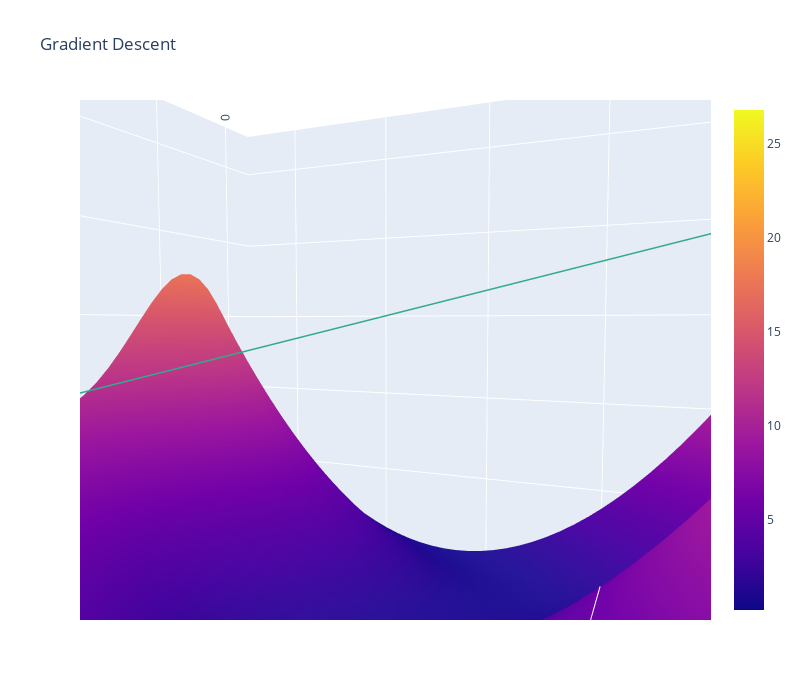

The notebook cell this image was saved under:
### Code cell
# Run me to see another 3D plot (gradient descent with decaying alpha)
plot_3d(thetas_decay[:, 0], thetas_decay[:, 1], loss_decay, average_squared_loss, sin_model, x, y)

### Figure 1 — Plotly figure (JSON) as saved in the notebook; plotly's stock layout.template omitted (floating-point values rounded to 4 significant figures; data arrays with more than 128 entries replaced by an {"elided": "..."} marker saying what was removed)
{"data": [{"line": {"color": "rgb(50,170, 140)", "width": 3}, "marker": {"color": [-20.86, -9.285, -0.9288, -0.6306, -0.5179, -0.4536, -0.4114, -0.3815, -0.3593, -0.3421, -0.3284, -0.3173, -0.3081, -0.3003, -0.2937, -0.2881, -0.2832, -0.2788, -0.275, -0.2716, -0.2686], "colorscale": [[0, "#440154"], [0.1111, "#482878"], [0.2222, "#3e4989"], [0.3333, "#31688e"], [0.4444, "#26828e"], [0.5556, "#1f9e89"], [0.6667, "#35b779"], [0.7778, "#6ece58"], [0.8889, "#b5de2b"], [1, "#fde725"]], "size": 4}, "type": "scatter3d", "x": [0, 2.601, 1.752, 1.661, 1.627, 1.609, 1.597, 1.588, 1.581, 1.576, 1.571, 1.568, 1.565, 1.562, 1.56, 1.557, 1.556, 1.554, 1.552, 1.551, 1.55], "y": [0, 2.601, 2.596, 2.658, 2.702, 2.734, 2.759, 2.778, 2.793, 2.806, 2.817, 2.827, 2.835, 2.843, 2.849, 2.855, 2.86, 2.865, 2.869, 2.873, 2.877], "z": [20.86, 9.285, 0.9288, 0.6306, 0.5179, 0.4536, 0.4114, 0.3815, 0.3593, 0.3421, 0.3284, 0.3173, 0.3081, 0.3003, 0.2937, 0.2881, 0.2832, 0.2788, 0.275, 0.2716, 0.2686]}, {"type": "surface", "x": [-0.1, -0.04284, 0.01433, 0.07149, 0.1287, 0.1858, 0.243, 0.3002, 0.3573, 0.4145, 0.4716, 0.5288, 0.586, 0.6431, 0.7003, 0.7575, 0.8146, 0.8718, 0.929, 0.9861, 1.043, 1.1, 1.158, 1.215, 1.272, 1.329, 1.386, 1.443, 1.501, 1.558, 1.615, 1.672, 1.729, 1.786, 1.844, 1.901, 1.958, 2.015, 2.072, 2.129, 2.187, 2.244, 2.301, 2.358, 2.415, 2.472, 2.53, 2.587, 2.644, 2.701], "y": [-0.1, -0.0372, 0.0256, 0.08839, 0.1512, 0.214, 0.2768, 0.3396, 0.4024, 0.4652, 0.528, 0.5908, 0.6536, 0.7164, 0.7792, 0.842, 0.9048, 0.9676, 1.03, 1.093, 1.156, 1.219, 1.282, 1.344, 1.407, 1.47, 1.533, 1.596, 1.658, 1.721, 1.784, 1.847, 1.91, 1.972, 2.035, 2.098, 2.161, 2.224, 2.286, 2.349, 2.412, 2.475, 2.538, 2.6, 2.663, 2.726, 2.789, 2.851, 2.914, 2.977], "z": {"elided": "50x50 float values"}}], "layout": {"autosize": true, "height": 700, "scene": {"aspectmode": "manual", "aspectratio": {"x": 1, "y": 1, "z": 0.7}, "camera": {"center": {"x": 0, "y": 0, "z": 0}, "eye": {"x": -0.1837, "y": 0.4206, "z": 0.02789}, "projection": {"type": "perspective"}, "up": {"x": 0, "y": 0, "z": 1}}, "xaxis": {"gridcolor": "rgb(255, 255, 255)", "showbackground": true, "type": "linear", "zerolinecolor": "rgb(255, 255, 255)"}, "yaxis": {"gridcolor": "rgb(255, 255, 255)", "showbackground": true, "type": "linear", "zerolinecolor": "rgb(255, 255, 255)"}, "zaxis": {"gridcolor": "rgb(255, 255, 255)", "showbackground": true, "type": "linear", "zerolinecolor": "rgb(255, 255, 255)"}}, "title": {"text": "Gradient Descent"}, "width": 800}}
